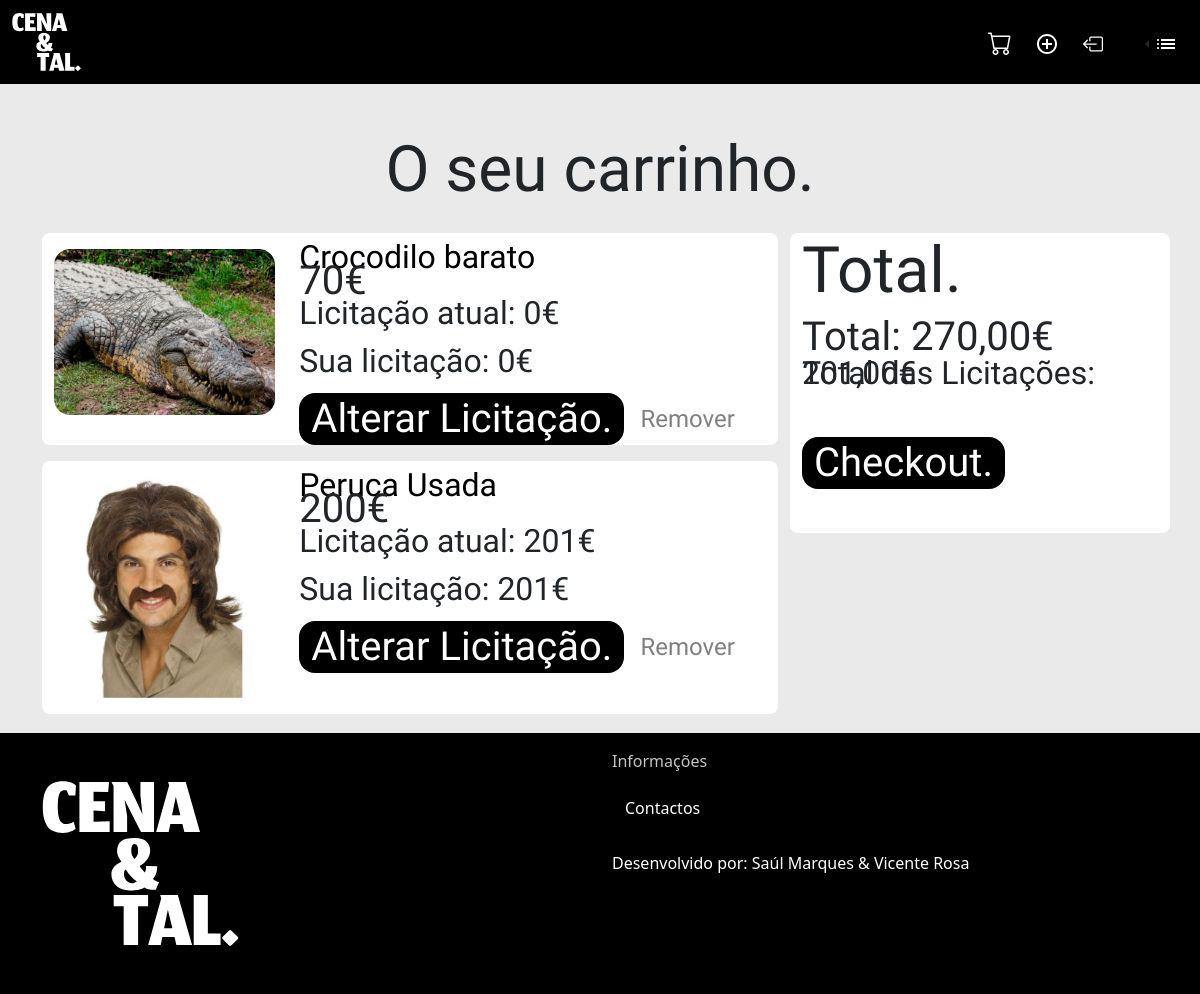
Page /carrinho.php (signed in) on the committed database.
### tables this page shows
CREATE TABLE `carrinho` (
  `id` int(11) NOT NULL,
  `user_id` int(11) NOT NULL,
  `produto_id` int(11) NOT NULL
);

CREATE TABLE `produto_imagens` (
  `id` int(11) NOT NULL,
  `produto_id` int(11) NOT NULL,
  `image_path` varchar(255) NOT NULL
);

CREATE TABLE `produto` (
  `id` int(11) NOT NULL,
  `user_id` int(11) NOT NULL,
  `titulo` varchar(30) NOT NULL,
  `descricao` text NOT NULL,
  `preco` float NOT NULL,
  `imagem` varchar(80) DEFAULT NULL,
  `adicionado_a` date NOT NULL DEFAULT current_timestamp(),
  `visivel` tinyint(1) DEFAULT 1
);

CREATE TABLE `bids` (
  `id` int(11) NOT NULL,
  `produto_id` int(11) NOT NULL,
  `user_id` int(11) NOT NULL,
  `valor` float NOT NULL,
  `licitado_a` timestamp NOT NULL DEFAULT current_timestamp(),
  `timestamp` datetime DEFAULT current_timestamp()
);

### carrinho.php (the view, shortened to what this page needs)
<?php
include 'includes/db.php';
$isLoggedIn = isset($_SESSION['user_id']);
$userId = $_SESSION['user_id'] ?? null;
$total = 0;
$totalBids = 0;
$sql = "SELECT c.*, p.titulo, p.preco, pi.image_path
        FROM carrinho c
        JOIN produto p ON c.produto_id = p.id
        LEFT JOIN produto_imagens pi ON p.id = pi.produto_id
        WHERE c.user_id = ?";
$stmt = $conn->prepare($sql);
$stmt->bind_param("i", $userId);
$stmt->execute();
$result = $stmt->get_result();
while($row = $result->fetch_assoc()) {
    $total += $row['preco'];
    $productId = $row['produto_id'];
    $bid_sql = "SELECT MAX(valor) AS maior_valor FROM bids WHERE produto_id = ?";
    $bid_stmt = $conn->prepare($bid_sql);
    $bid_stmt->bind_param("i", $productId);
    $bid_stmt->execute();
    $bid_result = $bid_stmt->get_result();
    $bid_data = $bid_result->fetch_assoc();
    $maior_valor = $bid_data['maior_valor'] ?? 0;
    $totalBids += $maior_valor;
}
if ($isLoggedIn) {
    $sql = "SELECT c.*, p.titulo, p.preco, pi.image_path
            FROM carrinho c
            JOIN produto p ON c.produto_id = p.id
            LEFT JOIN produto_imagens pi ON p.id = pi.produto_id
            WHERE c.user_id = ?";
    $stmt = $conn->prepare($sql);
    $stmt->bind_param("i", $userId);
    $stmt->execute();
    $result = $stmt->get_result();
} else {
    echo '<p>Por favor, faça login para ver o seu carrinho.</p>';
}
?>
<!DOCTYPE html>
<html lang="en">
<head>
    <link rel="stylesheet" href="css/bootstrap.min.css">
    <link rel="stylesheet" href="css/fonts/customfonts.css">
    <link rel="stylesheet" href="css/styles.css">
</head>
<body style="background-color: #EAEAEA;">
    <?php include 'includes/navbar.php' ?>
    <div class="container mt-5">
        <h2 class="jomhuria-regular fs-custom text-center">O seu carrinho.</h2>
        <div class="row">
            <div class="col-12 col-lg-8">
                <div class="container mt-3">
                    <?php if ($isLoggedIn && $result->num_rows > 0): ?>
                        <?php while($row = $result->fetch_assoc()): ?>
                            <div class="row rounded-3 mb-3 align-items-stretch" style="background-color:white">
                                <div class="col-12 col-md-4">
                                    <div class="container p-0 mt-3 mb-3">
                                        <a href="pagina_produto.php?id=<?php echo htmlspecialchars($row['produto_id']); ?>">
                                            <img src="<?php echo htmlspecialchars($row['image_path']); ?>" class="img-fluid rounded-4 " alt="Product Image">
                                        </a>
                                    </div>
                                </div>
                                <div class="col-12 col-md-8">
                                    <a href="pagina_produto.php?id=<?php echo htmlspecialchars($row['produto_id']); ?>" style="text-decoration:none; color:black" class="jomhuria-regular fs-2"><?php echo htmlspecialchars($row['titulo']); ?></a>
                                    <p class="jomhuria-regular fs-1" style="line-height:0"><?php echo htmlspecialchars($row['preco']); ?>€</p>
                                    <?php
                                        $productId = $row['produto_id'];
                                        $bid_sql = "SELECT MAX(valor) AS maior_valor FROM bids WHERE produto_id = ?";
                                        $bid_stmt = $conn->prepare($bid_sql);
                                        $bid_stmt->bind_param("i", $productId);
                                        $bid_stmt->execute();
                                        $bid_result = $bid_stmt->get_result();
                                        $bid_data = $bid_result->fetch_assoc();
                                        $maior_valor = $bid_data['maior_valor'] ?? 0;
                                        $user_bid_sql = "SELECT valor FROM bids WHERE produto_id = ? AND user_id = ?";
                                        $user_bid_stmt = $conn->prepare($user_bid_sql);
                                        $user_bid_stmt->bind_param("ii", $productId, $userId);
                                        $user_bid_stmt->execute();
                                        $user_bid_result = $user_bid_stmt->get_result();
                                        $user_bid_data = $user_bid_result->fetch_assoc();
                                        $user_bid_value = $user_bid_data['valor'] ?? 0;
                                    ?>
                                    <p class="jomhuria-regular fs-2" style="line-height:1">Licitação atual: <?php echo htmlspecialchars($maior_valor); ?>€</p>
                                    <p class="jomhuria-regular fs-2" style="line-height:1">Sua licitação: <?php echo htmlspecialchars($user_bid_value); ?>€</p>
                                    <a href="pagina_produto.php?id=<?php echo htmlspecialchars($row['produto_id']); ?>" class="btn rounded-4 border-0 jomhuria-regular fs-1" style="background-color: #000000; color: white; line-height:1">
                                        Alterar Licitação.
                                    </a>
                                    <form method="POST" class="d-inline">
                                        <button type="submit" name="remove_item" class="btn border-0 jomhuria-regular fs-4 " style="background-color: white; color: grey; line-height:1">
                                            Remover
                                        </button>
                                    </form>
                                </div>
                            </div>
                        <?php endwhile; ?>
                    <?php else: ?>
                        <p class="jomhuria-regular fs-4 text-center">O seu carrinho está vazio...</p>
                    <?php endif; ?>
                </div>
            </div>
            <div class="col-12 col-lg-4 mt-3 rounded-3" style="background-color:white; height:300px; margin-bottom:200px">
                <h2 class="jomhuria-regular fs-custom">Total.</h2>
                <div>
                    <p class="jomhuria-regular fs-1" style="line-height:1">Total: <?php echo htmlspecialchars(number_format($total, 2, ',', '.')); ?>€</p>
                    <p class="jomhuria-regular fs-2" style="line-height:0">Total das Licitações: <?php echo htmlspecialchars(number_format($totalBids, 2, ',', '.')); ?>€</p>
                        <a id="checkoutButton" href="#" class="btn rounded-4 border-0 jomhuria-regular fs-1 mt-5" style="background-color: #000000; color: white; line-height:1">
                            Checkout.
                        </a>
                </div>
            </div>
        </div>
    </div>
</body>
</html>

### rows in the picture
carrinho: produto_imagens.image_path (picture), produto.titulo "Crocodilo barato", produto.preco "70", maior_valor "0", user_bid_value "0"
carrinho: produto_imagens.image_path (picture), produto.titulo "Peruca Usada", produto.preco "200", maior_valor "201", bids.valor "201"

### other values in the picture
$total "270,00"
$totalBids "201,00"
